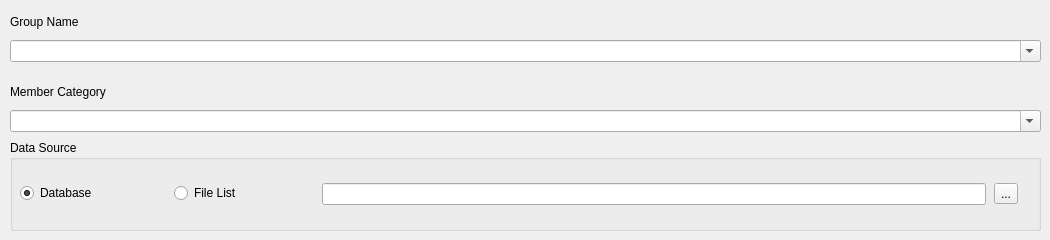
   <widget class="QWidget" name="tab_fb_3">
    <attribute name="title">
     <string>Get Members fro Groups</string>
    </attribute>
    <widget class="QWidget" name="layoutWidget">
     <property name="geometry">
      <rect>
       <x>10</x>
       <y>10</y>
       <width>1031</width>
       <height>52</height>
      </rect>
     </property>
     <layout class="QVBoxLayout" name="verticalLayout_5">
      <item>
       <widget class="QLabel" name="label_31">
        <property name="text">
         <string>Group Name</string>
        </property>
       </widget>
      </item>
      <item>
       <widget class="QComboBox" name="comboBox_2">
        <property name="sizePolicy">
         <sizepolicy hsizetype="Expanding" vsizetype="Fixed">
          <horstretch>0</horstretch>
          <verstretch>0</verstretch>
         </sizepolicy>
        </property>
        <property name="editable">
         <bool>true</bool>
        </property>
       </widget>
      </item>
     </layout>
    </widget>
    <widget class="QWidget" name="layoutWidget">
     <property name="geometry">
      <rect>
       <x>10</x>
       <y>80</y>
       <width>1031</width>
       <height>52</height>
      </rect>
     </property>
     <layout class="QVBoxLayout" name="verticalLayout_11">
      <item>
       <widget class="QLabel" name="label_32">
        <property name="text">
         <string>Member Category</string>
        </property>
       </widget>
      </item>
      <item>
       <widget class="QComboBox" name="comboBox_9">
        <property name="sizePolicy">
         <sizepolicy hsizetype="Expanding" vsizetype="Fixed">
          <horstretch>0</horstretch>
          <verstretch>0</verstretch>
         </sizepolicy>
        </property>
        <property name="editable">
         <bool>true</bool>
        </property>
       </widget>
      </item>
     </layout>
    </widget>
    <widget class="QGroupBox" name="groupBox_15">
     <property name="geometry">
      <rect>
       <x>10</x>
       <y>140</y>
       <width>1031</width>
       <height>91</height>
      </rect>
     </property>
     <property name="title">
      <string>Data Source</string>
     </property>
     <widget class="QFrame" name="frame_3">
      <property name="geometry">
       <rect>
        <x>300</x>
        <y>30</y>
        <width>721</width>
        <height>52</height>
       </rect>
      </property>
      <property name="frameShape">
       <enum>QFrame::Shape::NoFrame</enum>
      </property>
      <widget class="QWidget" name="layoutWidget">
       <property name="geometry">
        <rect>
         <x>10</x>
         <y>10</y>
         <width>701</width>
         <height>28</height>
        </rect>
       </property>
       <layout class="QHBoxLayout" name="horizontalLayout_13">
        <item>
         <widget class="QLineEdit" name="lineEdit_18">
          <property name="minimumSize">
           <size>
            <width>40</width>
            <height>0</height>
           </size>
          </property>
          <property name="maximumSize">
           <size>
            <width>664</width>
            <height>16777215</height>
           </size>
          </property>
         </widget>
        </item>
        <item>
         <widget class="QToolButton" name="toolButton_14">
          <property name="text">
           <string>...</string>
          </property>
         </widget>
        </item>
       </layout>
       <zorder>toolButton_14</zorder>
       <zorder>lineEdit_18</zorder>
      </widget>
     </widget>
     <widget class="QWidget" name="layoutWidget">
      <property name="geometry">
       <rect>
        <x>10</x>
        <y>40</y>
        <width>301</width>
        <height>26</height>
       </rect>
      </property>
      <layout class="QHBoxLayout" name="horizontalLayout_15">
       <item>
        <widget class="QRadioButton" name="radioButton_13">
         <property name="minimumSize">
          <size>
           <width>92</width>
           <height>0</height>
          </size>
         </property>
         <property name="maximumSize">
          <size>
           <width>16777215</width>
           <height>16777215</height>
          </size>
         </property>
         <property name="text">
          <string>Database</string>
         </property>
         <property name="checked">
          <bool>true</bool>
         </property>
        </widget>
       </item>
       <item>
        <widget class="QRadioButton" name="radioButton_14">
         <property name="maximumSize">
          <size>
           <width>16777215</width>
           <height>16777215</height>
          </size>
         </property>
         <property name="text">
          <string>File List</string>
         </property>
        </widget>
       </item>
      </layout>
     </widget>
    </widget>
   </widget>
